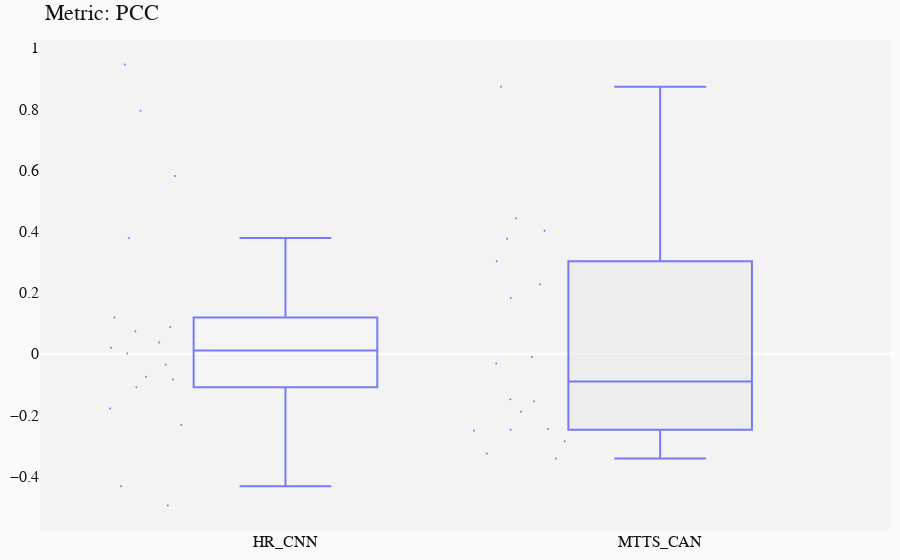

This figure's notebook cell:
### Code cell
## -- Deep 
# path_results = "../results/h5/" # general path for cfg# general path for data
ANALYSIS(dataset, 'deep', metrics=['PCC'])
STATS(dataset, approach='deep')

### Figure 1 — Plotly figure (JSON) as saved in the notebook; plotly's stock layout.template omitted (floating-point values rounded to 4 significant figures)
{"data": [{"boxpoints": "all", "fillcolor": "rgba(247,247,247,0.5)", "jitter": 0.7, "line": {"color": "rgba(0,0,255,0.5)", "width": 2}, "marker": {"size": 2}, "name": "HR_CNN", "type": "box", "y": [0.03685, -0.08401, 0.379, -0.03457, -0.233, -0.109, 0.02004, 0.1187, -0.4329, 0.07351, 0.5816, -0.4958, 0.0009207, 0.9457, 0.7948, -0.1788, -0.07493, 0.08787]}, {"boxpoints": "all", "fillcolor": "rgba(231,231,231,0.5)", "jitter": 0.7, "line": {"color": "rgba(0,0,255,0.5)", "width": 2}, "marker": {"size": 2}, "name": "MTTS_CAN", "type": "box", "y": [-0.1485, -0.3261, 0.4025, -0.03167, -0.2482, -0.01033, -0.2457, 0.1828, -0.1554, 0.2275, -0.1891, 0.3024, -0.2859, 0.443, 0.873, -0.2503, -0.3418, 0.3761]}], "layout": {"font": {"color": "rgb(20,20,20)", "family": "monospace", "size": 16}, "margin": {"b": 20, "l": 20, "r": 10, "t": 40}, "paper_bgcolor": "rgb(250, 250, 250)", "plot_bgcolor": "rgb(243, 243, 243)", "showlegend": false, "title": {"text": "Metric: PCC"}, "xaxis": {"type": "category"}, "yaxis": {"autorange": true, "gridcolor": "rgb(255,255,255)", "gridwidth": 0.1, "showgrid": true, "title": {"font": {"size": 30}}, "type": "linear", "zeroline": true, "zerolinewidth": 2}}}
